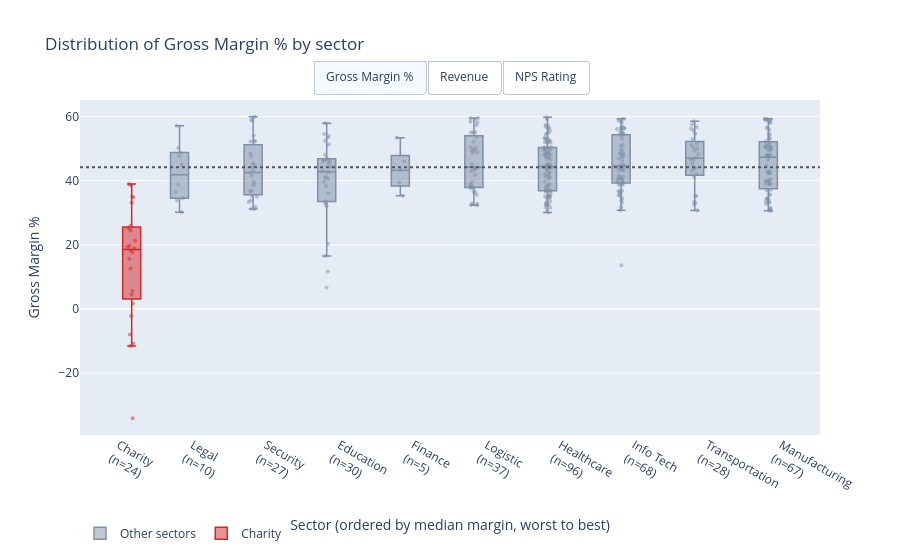

Notebook cell for this chart:
### Code cell
fig.update_layout(
    title=f"Distribution of {default_metric} by sector",
    xaxis=dict(title="Sector (ordered by median margin, worst to best)",
               categoryorder="array", categoryarray=sector_label_order),
    yaxis=dict(title=default_metric),
    shapes=ref_shapes(metrics[default_metric]),
    updatemenus=[dict(type="buttons", direction="right",   # renders as a radio row
                      buttons=buttons, x=0.5, xanchor="center",
                      y=1.12, yanchor="top", showactive=True)],
    boxmode="group",
    legend=dict(orientation="h", y=-0.25),
)

fig.show()

### Figure 1 — Plotly figure (JSON) as saved in the notebook; plotly's stock layout.template omitted (floating-point values rounded to 4 significant figures; data arrays with more than 128 entries replaced by an {"elided": "..."} marker saying what was removed)
{"data": [{"boxpoints": "all", "hovertemplate": "%{text}<br>%{y:.1f}%", "jitter": 0.5, "line": {"width": 1.5}, "marker": {"color": "#7f8fa6", "opacity": 0.5, "size": 4}, "name": "Other sectors", "pointpos": 0, "text": {"elided": "368 str values"}, "type": "box", "visible": true, "x": {"elided": "368 str values"}, "y": {"elided": "368 float values"}}, {"boxpoints": "all", "hovertemplate": "%{text}<br>%{y:.1f}%", "jitter": 0.5, "line": {"width": 1.5}, "marker": {"color": "#d62728", "opacity": 0.5, "size": 4}, "name": "Charity", "pointpos": 0, "text": ["N1-001 · 2021", "N1-001 · 2022", "N1-001 · 2023", "N1-001 · 2024", "N1-001 · 2025", "N1-002 · 2021", "N1-002 · 2022", "N1-002 · 2023", "N1-002 · 2024", "N1-002 · 2025", "N1-003 · 2022", "N1-003 · 2023", "N1-003 · 2024", "N1-003 · 2025", "N1-005 · 2023", "N1-005 · 2024", "N1-005 · 2025", "N1-007 · 2024", "N1-007 · 2025", "N1-009 · 2024", "N1-009 · 2025", "N1-010 · 2024", "N1-010 · 2025", "N1-012 · 2025"], "type": "box", "visible": true, "x": ["Charity<br>(n=24)", "Charity<br>(n=24)", "Charity<br>(n=24)", "Charity<br>(n=24)", "Charity<br>(n=24)", "Charity<br>(n=24)", "Charity<br>(n=24)", "Charity<br>(n=24)", "Charity<br>(n=24)", "Charity<br>(n=24)", "Charity<br>(n=24)", "Charity<br>(n=24)", "Charity<br>(n=24)", "Charity<br>(n=24)", "Charity<br>(n=24)", "Charity<br>(n=24)", "Charity<br>(n=24)", "Charity<br>(n=24)", "Charity<br>(n=24)", "Charity<br>(n=24)", "Charity<br>(n=24)", "Charity<br>(n=24)", "Charity<br>(n=24)", "Charity<br>(n=24)"], "y": [21.34, 34.84, 18.84, 35.01, 5.6, 18.26, 33.15, 4.54, -7.98, -11.52, 1.73, 19.73, 19.29, 15.66, -34.05, 24.43, 38.55, -2.21, -10.84, 25.98, 38.94, 12.61, 17.64, 25.19]}, {"boxpoints": "all", "hovertemplate": "%{text}<br>%{y:,.0f} $", "jitter": 0.5, "line": {"width": 1.5}, "marker": {"color": "#7f8fa6", "opacity": 0.5, "size": 4}, "name": "Other sectors", "pointpos": 0, "text": {"elided": "368 str values"}, "type": "box", "visible": false, "x": {"elided": "368 str values"}, "y": {"elided": "368 int values"}}, {"boxpoints": "all", "hovertemplate": "%{text}<br>%{y:,.0f} $", "jitter": 0.5, "line": {"width": 1.5}, "marker": {"color": "#d62728", "opacity": 0.5, "size": 4}, "name": "Charity", "pointpos": 0, "text": ["N1-001 · 2021", "N1-001 · 2022", "N1-001 · 2023", "N1-001 · 2024", "N1-001 · 2025", "N1-002 · 2021", "N1-002 · 2022", "N1-002 · 2023", "N1-002 · 2024", "N1-002 · 2025", "N1-003 · 2022", "N1-003 · 2023", "N1-003 · 2024", "N1-003 · 2025", "N1-005 · 2023", "N1-005 · 2024", "N1-005 · 2025", "N1-007 · 2024", "N1-007 · 2025", "N1-009 · 2024", "N1-009 · 2025", "N1-010 · 2024", "N1-010 · 2025", "N1-012 · 2025"], "type": "box", "visible": false, "x": ["Charity<br>(n=24)", "Charity<br>(n=24)", "Charity<br>(n=24)", "Charity<br>(n=24)", "Charity<br>(n=24)", "Charity<br>(n=24)", "Charity<br>(n=24)", "Charity<br>(n=24)", "Charity<br>(n=24)", "Charity<br>(n=24)", "Charity<br>(n=24)", "Charity<br>(n=24)", "Charity<br>(n=24)", "Charity<br>(n=24)", "Charity<br>(n=24)", "Charity<br>(n=24)", "Charity<br>(n=24)", "Charity<br>(n=24)", "Charity<br>(n=24)", "Charity<br>(n=24)", "Charity<br>(n=24)", "Charity<br>(n=24)", "Charity<br>(n=24)", "Charity<br>(n=24)"], "y": [62351, 40991, 56385, 32822, 75911, 36428, 25460, 39496, 41470, 26817, 27981, 12501, 23979, 42850, 25043, 37592, 25204, 36131, 56727, 58835, 49767, 73476, 62331, 44356]}, {"boxpoints": "all", "hovertemplate": "%{text}<br>%{y:.0f}", "jitter": 0.5, "line": {"width": 1.5}, "marker": {"color": "#7f8fa6", "opacity": 0.5, "size": 4}, "name": "Other sectors", "pointpos": 0, "text": {"elided": "368 str values"}, "type": "box", "visible": false, "x": {"elided": "368 str values"}, "y": {"elided": "368 int values"}}, {"boxpoints": "all", "hovertemplate": "%{text}<br>%{y:.0f}", "jitter": 0.5, "line": {"width": 1.5}, "marker": {"color": "#d62728", "opacity": 0.5, "size": 4}, "name": "Charity", "pointpos": 0, "text": ["N1-001 · 2021", "N1-001 · 2022", "N1-001 · 2023", "N1-001 · 2024", "N1-001 · 2025", "N1-002 · 2021", "N1-002 · 2022", "N1-002 · 2023", "N1-002 · 2024", "N1-002 · 2025", "N1-003 · 2022", "N1-003 · 2023", "N1-003 · 2024", "N1-003 · 2025", "N1-005 · 2023", "N1-005 · 2024", "N1-005 · 2025", "N1-007 · 2024", "N1-007 · 2025", "N1-009 · 2024", "N1-009 · 2025", "N1-010 · 2024", "N1-010 · 2025", "N1-012 · 2025"], "type": "box", "visible": false, "x": ["Charity<br>(n=24)", "Charity<br>(n=24)", "Charity<br>(n=24)", "Charity<br>(n=24)", "Charity<br>(n=24)", "Charity<br>(n=24)", "Charity<br>(n=24)", "Charity<br>(n=24)", "Charity<br>(n=24)", "Charity<br>(n=24)", "Charity<br>(n=24)", "Charity<br>(n=24)", "Charity<br>(n=24)", "Charity<br>(n=24)", "Charity<br>(n=24)", "Charity<br>(n=24)", "Charity<br>(n=24)", "Charity<br>(n=24)", "Charity<br>(n=24)", "Charity<br>(n=24)", "Charity<br>(n=24)", "Charity<br>(n=24)", "Charity<br>(n=24)", "Charity<br>(n=24)"], "y": [8, 9, 8, 10, 9, 7, 9, 9, 9, 10, 7, 9, 7, 9, 9, 10, 9, 7, 9, 6, 9, 7, 7, 9]}], "layout": {"boxmode": "group", "legend": {"orientation": "h", "y": -0.25}, "shapes": [{"line": {"color": "#555", "dash": "dot", "width": 2}, "type": "line", "x0": 0, "x1": 1, "xref": "paper", "y0": 44.19, "y1": 44.19}], "title": {"text": "Distribution of Gross Margin % by sector"}, "updatemenus": [{"buttons": [{"args": [{"visible": [true, true, false, false, false, false]}, {"shapes": [{"line": {"color": "#555", "dash": "dot", "width": 2}, "type": "line", "x0": 0, "x1": 1, "xref": "paper", "y0": 44.19, "y1": 44.19}], "title.text": "Distribution of Gross Margin % by sector", "yaxis.title.text": "Gross Margin %", "yaxis.type": "linear"}], "label": "Gross Margin %", "method": "update"}, {"args": [{"visible": [false, false, true, true, false, false]}, {"shapes": [], "title.text": "Distribution of Revenue by sector", "yaxis.title.text": "Revenue", "yaxis.type": "log"}], "label": "Revenue", "method": "update"}, {"args": [{"visible": [false, false, false, false, true, true]}, {"shapes": [], "title.text": "Distribution of NPS Rating by sector", "yaxis.title.text": "NPS Rating", "yaxis.type": "linear"}], "label": "NPS Rating", "method": "update"}], "direction": "right", "showactive": true, "type": "buttons", "x": 0.5, "xanchor": "center", "y": 1.12, "yanchor": "top"}], "xaxis": {"categoryarray": ["Charity<br>(n=24)", "Legal<br>(n=10)", "Security<br>(n=27)", "Education<br>(n=30)", "Finance<br>(n=5)", "Logistic<br>(n=37)", "Healthcare<br>(n=96)", "Info Tech<br>(n=68)", "Transportation<br>(n=28)", "Manufacturing<br>(n=67)"], "categoryorder": "array", "title": {"text": "Sector (ordered by median margin, worst to best)"}}, "yaxis": {"title": {"text": "Gross Margin %"}}}}
